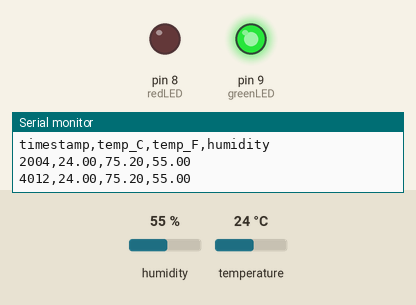
Simulated run of this sketch. Board: Arduino Uno, built with avr-gcc and run on an emulated ATmega328P. Shown: output pins drawn as LEDs (lit = HIGH), the last lines printed to the serial monitor. The inputs (shaded band) are chosen by the test bench; at power-on: humidity 55 %, temperature 24 °C.

Above: at 4.8 s.
4.9 s: humidity set to 79 %
7.9 s: humidity set to 82 %
At 9.4 s:
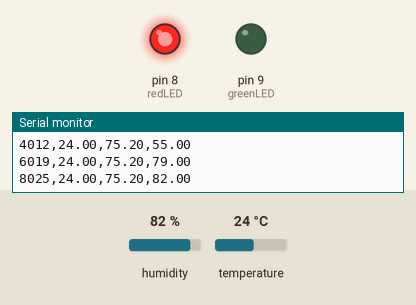
10.9 s: humidity set to 22 %
At 13.0 s:
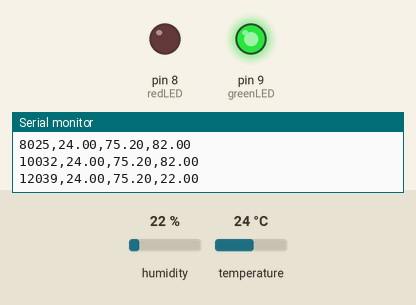
13.9 s: humidity set to 88 %
At 14.8 s:
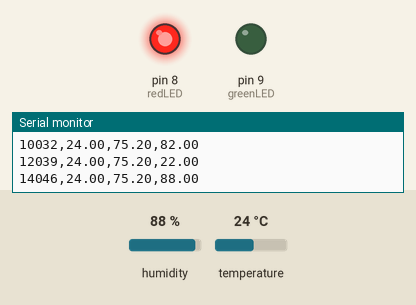
Timing chart, 0 to 16.9 s (numbered marks = the images above; inputs shaded):
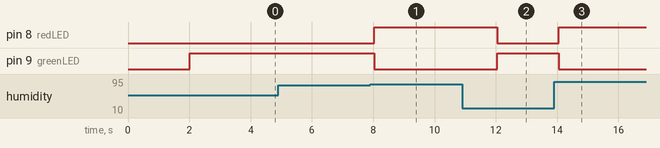

The sketch:

station.ino
```cpp
/*
  Author: Tanvi Kohli
  Date: 2026-06-27
  Description: environmental monitoring station
*/
#include "DHT.h"
#define DHTPIN 2
#define DHTTYPE DHT22   // <-- CHANGED HERE
DHT dht(DHTPIN, DHTTYPE);
int redLED = 8;
int greenLED = 9;
void setup() {
  Serial.begin(9600);
  dht.begin();
  pinMode(redLED, OUTPUT);
  pinMode(greenLED, OUTPUT);
  Serial.println("timestamp,temp_C,temp_F,humidity");
}
void loop() {
  delay(2000);

  float tempC = dht.readTemperature();
  float tempF = dht.readTemperature(true);
  float humidity = dht.readHumidity();
  if (isnan(tempC) || isnan(humidity)) {
    Serial.println("Sensor error");
    return;
  }
  unsigned long time = millis();
  // CSV format
  Serial.print(time);
  Serial.print(",");
  Serial.print(tempC);
  Serial.print(",");
  Serial.print(tempF);
  Serial.print(",");
  Serial.println(humidity);
  // LED logic
  if (tempC > 35 || humidity > 80) {
    digitalWrite(redLED, HIGH);
    digitalWrite(greenLED, LOW);
  } else {
    digitalWrite(redLED, LOW);
    digitalWrite(greenLED, HIGH);
  }
}
```

Measured:
- the behaviour switches between 80 and 81 % on humidity (found by bisection; images 0 and 1)
- after the input at 7.9 s, pin 8 (redLED): LOW → HIGH after 0.13 s; pin 9 (greenLED): HIGH → LOW after 0.13 s
- after the input at 10.9 s, pin 8 (redLED): HIGH → LOW after 1.1 s; pin 9 (greenLED): LOW → HIGH after 1.1 s
- after the input at 13.9 s, pin 8 (redLED): LOW → HIGH after 0.15 s; pin 9 (greenLED): HIGH → LOW after 0.15 s
